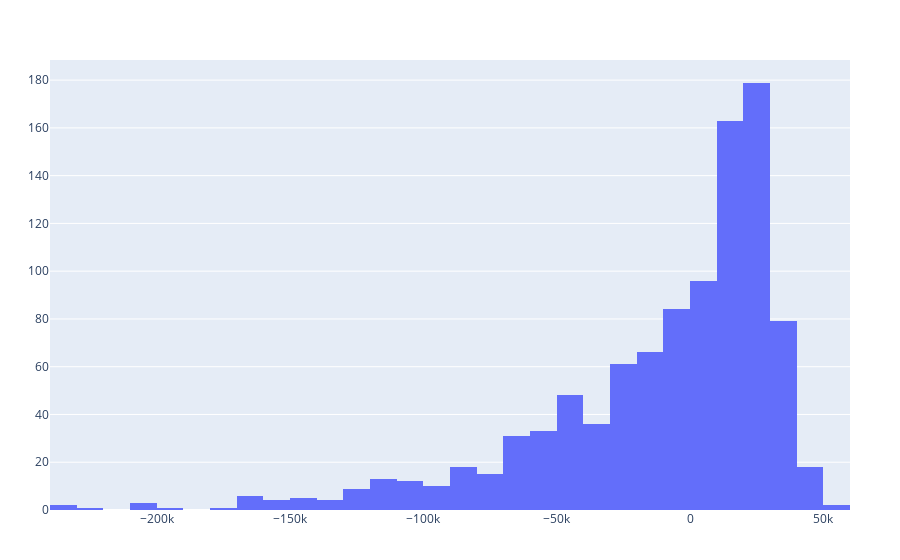

Notebook cell for this chart:
### Markdown cell above
This is testing an investment strategy. we invest a fixed amount every day for `investDays` days. 
The portfolio is the current list of days that we bought the stocks.
Every day, we also go through our current portfolio. If one of the past day buys have hit more than `rateThreshold`, we sell it. 

After `investDays`, we wait for another `redeemDays` to liquidate any portfolio that remains. After `redeemDays`, we sell whatever is left.
return the amount of money in the wallet after `investDays+redeemDays`

Zerodha has the following transaction fees. 
* charge buy is 1.19 per 1000
* charge sell is 1.04 per 1000
* charge dp is 13.8 per stock per sell per day + 18% GST. since we are dealing with only 1 stock, the charge is 13.8*1.18

````
charge_buy = 1.19/1000 per rupee
charge_sell = 1.04/1000 per rupee
charge_dp = 13.5*1.18 per stock per day
interest_charges = p2(1, fixed_deposit_rate, days_held/365.0) - 1 per rupee

for rupee  p[dayBought]*(1 + charge_buy) =(we get) 1 stock
so for     amount =(we get) amount/(p[dayBought]*(1+charge_buy))

num_stocks = amount/(p[dayBought]*(1+charge_buy))


net_today = num_stock*p[today] - num_stock*p[today]*(charge_sell) - charge_dp
          = num_stock*p[today](1 - charge_sell) - charge_dp

          = amount*p[today](1 - charge_sell) / (p[dayBought]*(1+charge_buy)) - amount*(p2(1, fixed_deposit_rate, days_held/365.0) - 1) - charge_dp
````

### Code cell
function oneRun(rateThreshold::Float64, investDays::Int, redeemDays::Int, ll::FastList{Int}, 
        tradingDays::AbstractVector{Int}, prices::AbstractVector{Float64})
    days::Int = investDays+redeemDays
    amount::Int = 1000
    wallet::Float64 = 0.0;
    charge_buy::Float64 = 1.19/1000
    charge_sell::Float64 = 1.04/1000
    charge_dp::Float64 = 13.5*1.18
    fixed_deposit_rate::Float64 = 5.0/100.0
    
#     charge_buy = 0;
#     charge_sell = 0;
#     charge_dp = 0;
    
    daysKept::Int = 0;
    minWallet = 0;
    
    reset!(ll)
    
    for i::Int in 1:days
        
        
        for node in ll
            dayBought::Int = node.data
            daysHeld::Int = tradingDays[i] - tradingDays[dayBought]
            net_today::Float64 = (amount*prices[i]*(1 - charge_sell) / (prices[dayBought]*(1+charge_buy)) - 
                amount*(p2(1, fixed_deposit_rate, daysHeld/365.0) - 1) - 
                charge_dp)
            if net_today <= 0
                continue
            end
            rate::Float64 = r(amount, net_today, daysHeld/365.0)
            if rate > rateThreshold || i==days
                wallet += net_today
                daysKept = max(daysKept, daysHeld);
                del(ll, node)
            end
        end
        if i <= investDays
            wallet -= amount
            push!(ll, i)
            
        end
        minWallet = min(wallet, minWallet)
    end
#     return minWallet
    return wallet
end

# tls is thread local storage
function simulateMulti(tls::Vector{Tls}, d::Dict{String, Point})
    runs::Int = 5000
    investDays = 365*3; redeemDays=365; 
    
    days = investDays + redeemDays; 
    results = Vector{Float64}(undef, runs)
      
    rateThreshold::Float64 = .1; μ=.1; σ=.3;
    
    prices=d["^NSEI"].prices;
    tradingDays = d["^NSEI"].intDates;
    
    wallets = Vector{Float64}(undef, 0)
    lk = Threads.SpinLock()

    @views Threads.@threads  for start in 1:length(tradingDays) - days - 10
        myTls::Tls = tls[Threads.threadid()]
        pprices = prices[start:end];
        ddates = tradingDays[start:end];

        wallet = oneRun(0.15, investDays, redeemDays, myTls.ll, ddates, pprices);
        lock(lk) do
            push!(wallets, wallet);
        end

    end
#     y = nquantile(wallets, 100)
#     x = collect(1:101)
#     doplot(x, y)
#     display( plot([histogram(x=wallets)]))
#     plot(1:101, nquantile(wallets, 100))

end
# tls is thread local storage
function simulateWeinerMulti(tls::Vector{Tls})
    runs::Int = 1000
    investDays = 365*3; redeemDays=365; 
    
    days = investDays + redeemDays; 
    results = Vector{Float64}(undef, 0)
    
    
    rateThreshold::Float64 = .1; μ=.1; σ=.3;
    
    prices=Vector{Float64}(undef, days);
    tradingDays = collect(1:days)
    
    lk = Threads.SpinLock()

    Threads.@threads for run::Int in 1:runs
        tid = Threads.threadid()
        myTls = tls[tid]
        brk = false
        weiner(days, μ, σ, myTls.prices, myTls.ϕ, myTls.dist)
        reset!(myTls.ll)
        result = oneRun(rateThreshold, investDays, redeemDays, myTls.ll, tradingDays, myTls.prices)
        lock(lk) do
            push!(results, result)
        end
    end
    display( plot([histogram(x=results)]))
end
@time simulateWeinerMulti(tls)
# @time simulateMulti(tls, d)

### Figure 1 — Plotly figure (JSON) as saved in the notebook; plotly's stock layout.template omitted (floating-point values rounded to 4 significant figures; data arrays with more than 128 entries replaced by an {"elided": "..."} marker saying what was removed)
{"data": [{"type": "histogram", "x": {"elided": "1000 float values"}}], "layout": {"autosize": true, "margin": {"b": 50, "l": 50, "r": 50, "t": 60}, "xaxis": {"autorange": false, "range": [-240000, 60000], "type": "linear"}, "yaxis": {"autorange": false, "range": [0, 188.4]}}}
